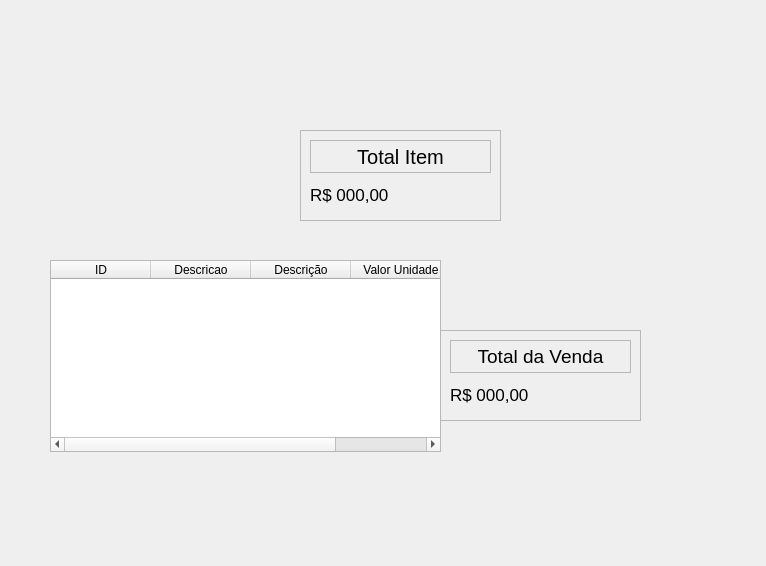
<?xml version="1.0" encoding="UTF-8"?>
<ui version="4.0">
 <class>Form</class>
 <widget class="QWidget" name="Form">
  <property name="geometry">
   <rect>
    <x>0</x>
    <y>0</y>
    <width>766</width>
    <height>566</height>
   </rect>
  </property>
  <property name="windowTitle">
   <string>Form</string>
  </property>
  <widget class="QFrame" name="frame">
   <property name="geometry">
    <rect>
     <x>300</x>
     <y>130</y>
     <width>201</width>
     <height>91</height>
    </rect>
   </property>
   <property name="frameShape">
    <enum>QFrame::StyledPanel</enum>
   </property>
   <property name="frameShadow">
    <enum>QFrame::Raised</enum>
   </property>
   <layout class="QVBoxLayout" name="verticalLayout_2">
    <item>
     <widget class="QFrame" name="frame_2">
      <property name="frameShape">
       <enum>QFrame::StyledPanel</enum>
      </property>
      <property name="frameShadow">
       <enum>QFrame::Raised</enum>
      </property>
      <layout class="QVBoxLayout" name="verticalLayout">
       <property name="leftMargin">
        <number>0</number>
       </property>
       <property name="topMargin">
        <number>0</number>
       </property>
       <property name="rightMargin">
        <number>0</number>
       </property>
       <property name="bottomMargin">
        <number>0</number>
       </property>
       <item>
        <widget class="QLabel" name="label">
         <property name="font">
          <font>
           <pointsize>15</pointsize>
          </font>
         </property>
         <property name="text">
          <string>Total Item</string>
         </property>
         <property name="alignment">
          <set>Qt::AlignCenter</set>
         </property>
        </widget>
       </item>
      </layout>
     </widget>
    </item>
    <item>
     <widget class="QLabel" name="label_2">
      <property name="font">
       <font>
        <family>Segoe UI</family>
        <pointsize>13</pointsize>
       </font>
      </property>
      <property name="text">
       <string>R$ 000,00</string>
      </property>
     </widget>
    </item>
   </layout>
  </widget>
  <widget class="QFrame" name="frame_3">
   <property name="geometry">
    <rect>
     <x>440</x>
     <y>330</y>
     <width>201</width>
     <height>91</height>
    </rect>
   </property>
   <property name="frameShape">
    <enum>QFrame::StyledPanel</enum>
   </property>
   <property name="frameShadow">
    <enum>QFrame::Raised</enum>
   </property>
   <layout class="QVBoxLayout" name="verticalLayout_3">
    <item>
     <widget class="QFrame" name="frame_4">
      <property name="frameShape">
       <enum>QFrame::StyledPanel</enum>
      </property>
      <property name="frameShadow">
       <enum>QFrame::Raised</enum>
      </property>
      <layout class="QVBoxLayout" name="verticalLayout_4">
       <property name="leftMargin">
        <number>0</number>
       </property>
       <property name="topMargin">
        <number>0</number>
       </property>
       <property name="rightMargin">
        <number>0</number>
       </property>
       <property name="bottomMargin">
        <number>0</number>
       </property>
       <item>
        <widget class="QLabel" name="label_3">
         <property name="font">
          <font>
           <pointsize>14</pointsize>
          </font>
         </property>
         <property name="text">
          <string>Total da Venda</string>
         </property>
         <property name="alignment">
          <set>Qt::AlignCenter</set>
         </property>
        </widget>
       </item>
      </layout>
     </widget>
    </item>
    <item>
     <widget class="QLabel" name="label_4">
      <property name="font">
       <font>
        <family>Segoe UI</family>
        <pointsize>13</pointsize>
       </font>
      </property>
      <property name="text">
       <string>R$ 000,00</string>
      </property>
     </widget>
    </item>
   </layout>
  </widget>
  <widget class="QTableWidget" name="tableWidget">
   <property name="geometry">
    <rect>
     <x>50</x>
     <y>260</y>
     <width>391</width>
     <height>192</height>
    </rect>
   </property>
   <column>
    <property name="text">
     <string>ID</string>
    </property>
   </column>
   <column>
    <property name="text">
     <string>Descricao</string>
    </property>
   </column>
   <column>
    <property name="text">
     <string>Descrição</string>
    </property>
   </column>
   <column>
    <property name="text">
     <string>Valor Unidade</string>
    </property>
   </column>
  </widget>
 </widget>
 <resources/>
 <connections/>
</ui>
